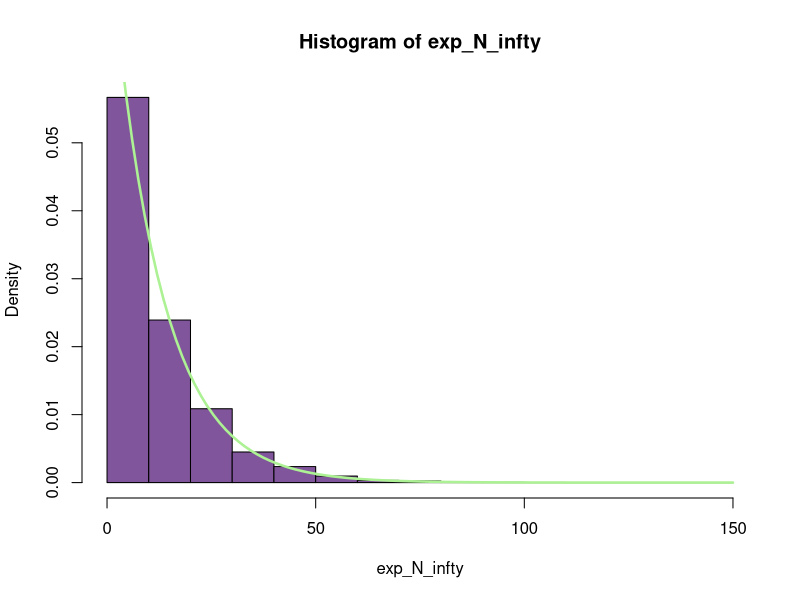
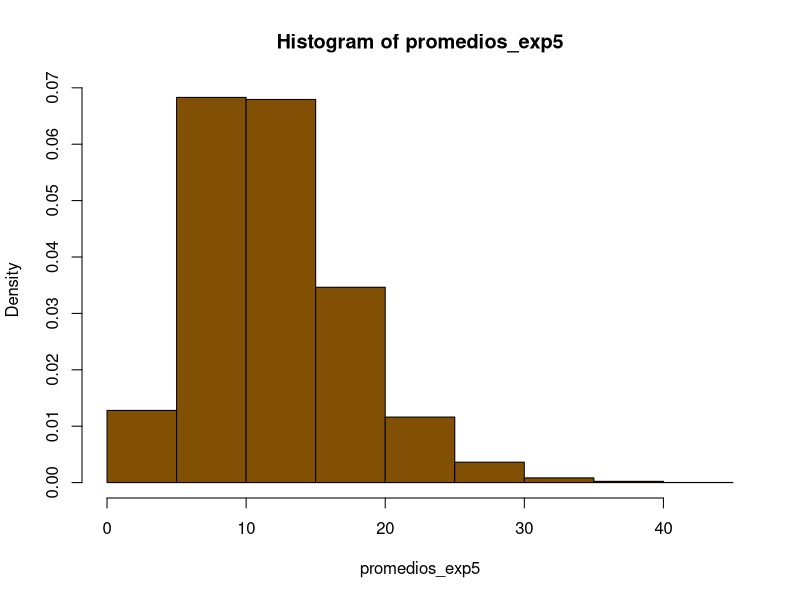
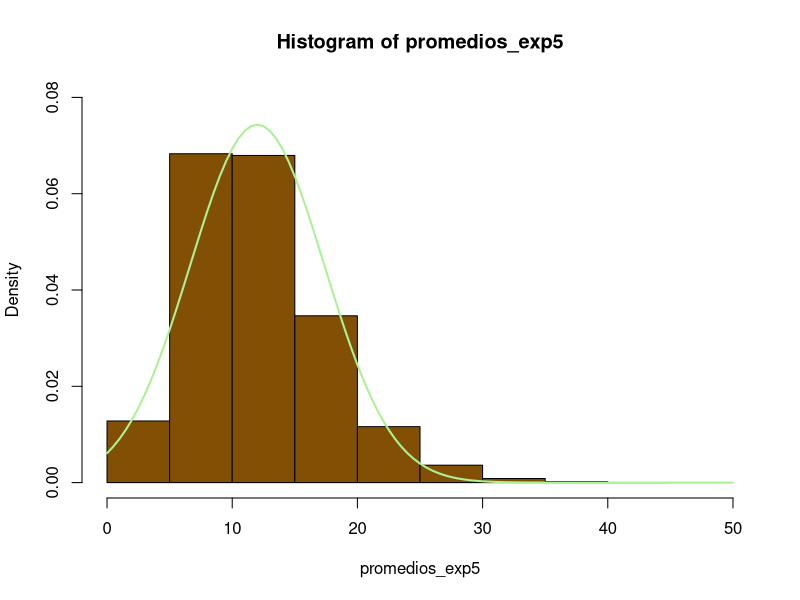
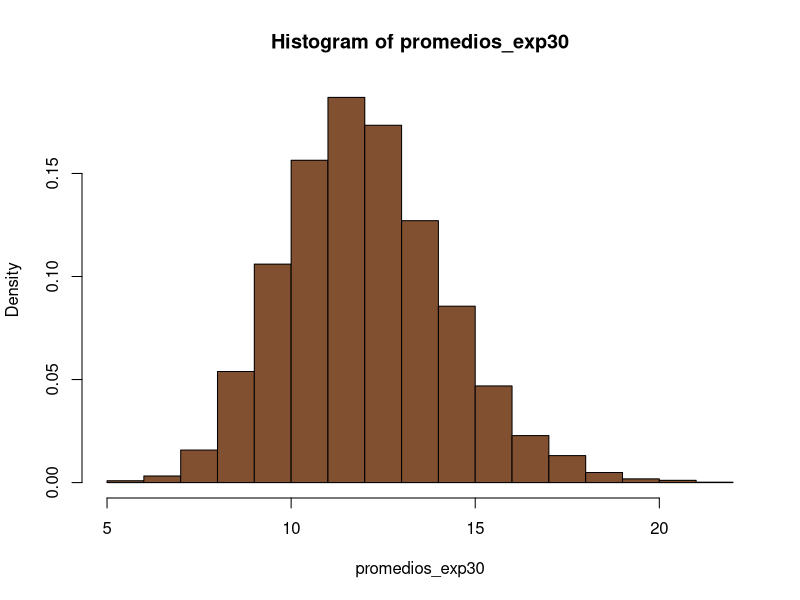
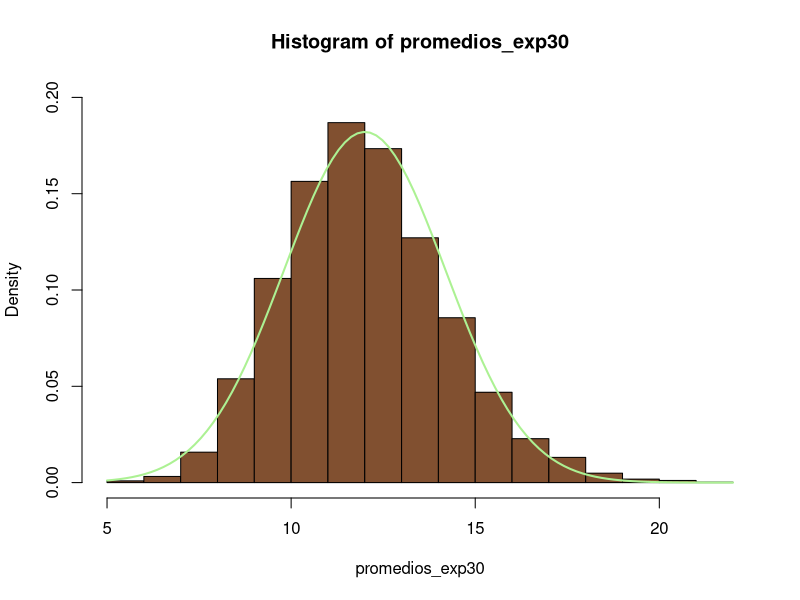
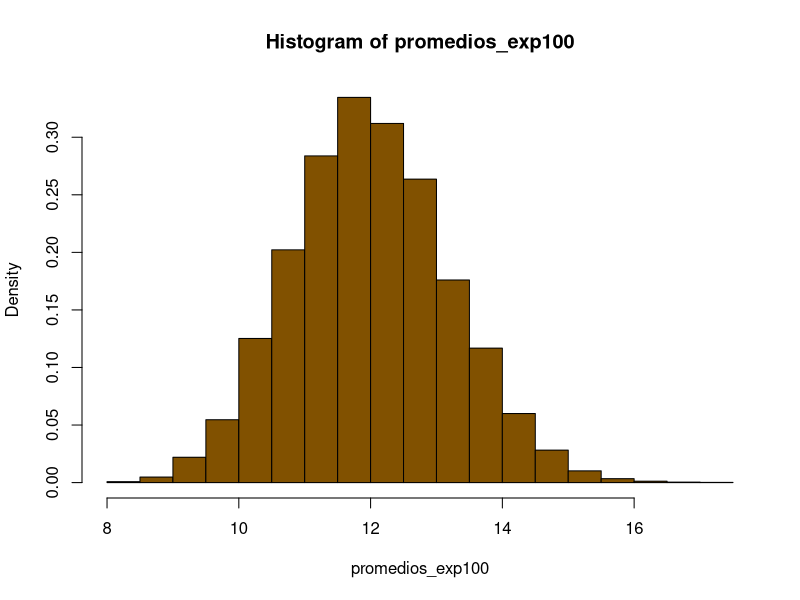
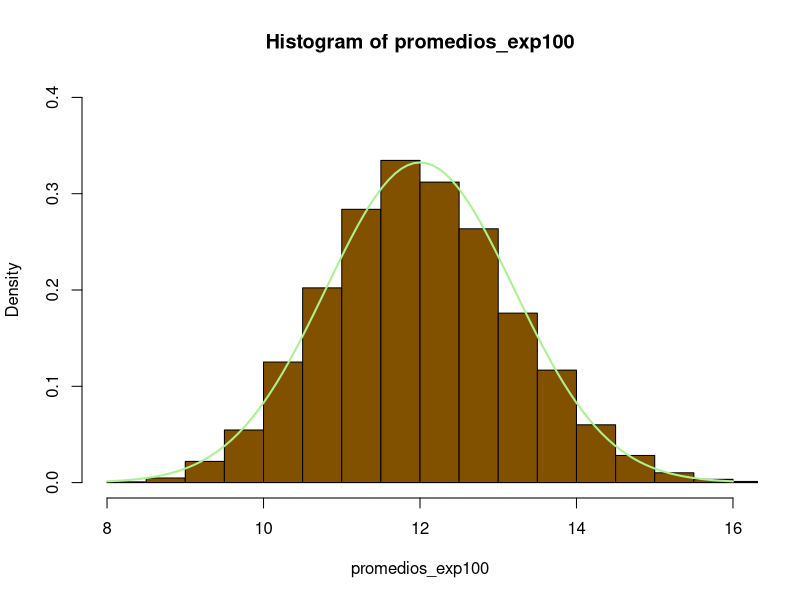
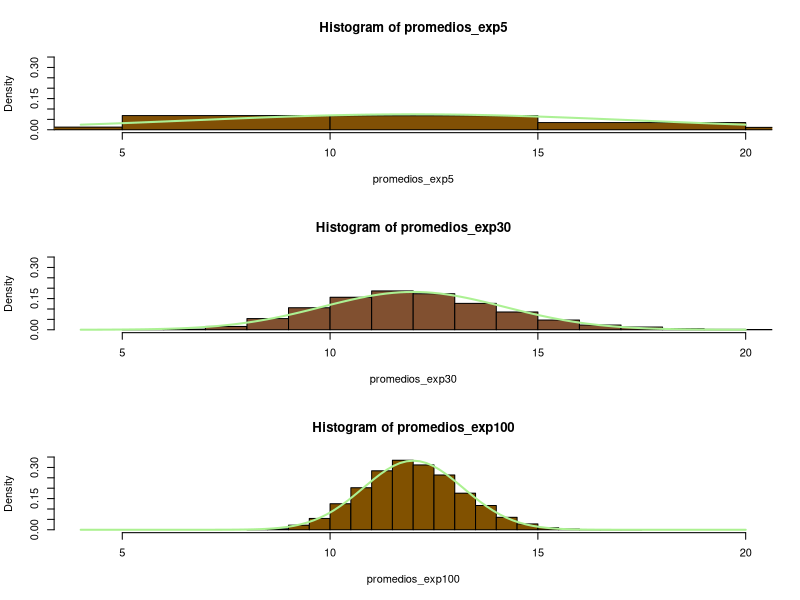

Recreate these plots in R, in order.
## ---- chunk 1
Nrep <- 10000
lambda <- 1/12
exp_N_infty <- rexp(Nrep, rate = lambda)
## ---- chunk 2
mean(exp_N_infty)
var(exp_N_infty)
## ---- chunk 3
hist(exp_N_infty, probability = T, col = "#81559B")
curve(1/12*exp(-(1/12)*x), add=T, col = "#ACF193", lwd = 2.5)
## ---- chunk 4
Nrep <- 10000
lambda <- 1/12

promedios_exp5 = c()
for(i in 1:10000){
  promedios_exp5 <- append(promedios_exp5, mean(rexp(5, rate=lambda)))
}
## ---- chunk 5
hist(promedios_exp5, probability = T, col = "#815005")
## ---- chunk 6
hist(promedios_exp5, probability = T, col = "#815005", ylim = c(0,0.08), xlim = c(0,50))
desvio_5 <- sqrt((1/lambda**2)/5)
curve(dnorm(x, mean = 1/lambda, sd = desvio_5), add = T, col = "#ACF195", lwd=2)
## ---- chunk 7
Nrep <- 10000
lambda <- 1/12

promedios_exp30 = c()
for(i in 1:10000){
  promedios_exp30 <- append(promedios_exp30, mean(rexp(30, rate=lambda)))
}
## ---- chunk 8
hist(promedios_exp30, probability = T, col = "#815030")
## ---- chunk 9
hist(promedios_exp30, probability = T, col = "#815030", ylim = c(0,0.2))
desvio_30 <- sqrt((1/lambda**2)/30)
curve(dnorm(x, mean = 1/lambda, sd = desvio_30), add = T, col = "#ACF193", lwd=2)
## ---- chunk 10
Nrep <- 10000
lambda <- 1/12

promedios_exp100 = c()
for(i in 1:10000){
  promedios_exp100 <- append(promedios_exp100, mean(rexp(100, rate=lambda)))
}
## ---- chunk 11
hist(promedios_exp100, probability = T, col = "#815100")
## ---- chunk 12
hist(promedios_exp100, probability = T, col = "#815100", xlim = c(8,16), ylim = c(0,0.4))
desvio_100 <- sqrt((1/lambda**2)/100)
curve(dnorm(x, mean = 1/lambda, sd = desvio_100), add = T, col = "#ACF191", lwd=2)
## ---- chunk 13
par(mfrow=c(3,1))
hist(promedios_exp5, probability = T, col = "#815005", xlim = c(4,20), ylim = c(0,0.35))
curve(dnorm(x, mean = 1/lambda, sd = desvio_5), add = T, col = "#ACF195", lwd=2)
hist(promedios_exp30, probability = T, col = "#815030", xlim = c(4,20), ylim = c(0,0.35))
curve(dnorm(x, mean = 1/lambda, sd = desvio_30), add = T, col = "#ACF193", lwd=2)
hist(promedios_exp100, probability = T, col = "#815100", xlim = c(4,20), ylim = c(0,0.35))
curve(dnorm(x, mean = 1/lambda, sd = desvio_100), add = T, col = "#ACF191", lwd=2)
## ---- chunk 14
Nrep <- 10000
unif_N_infty <- runif(Nrep, min = 10, max = 14)
## ---- chunk 15
mean(unif_N_infty)
var(unif_N_infty)
## ---- chunk 16
hist(unif_N_infty, probability = T, col = "#3FD023")
curve(dunif(x, min=10, max=14), add=T, col = "#FD47A9", lwd = 2.5)
## ---- chunk 17
Nrep <- 10000

promedios_unif5 = c()
for(i in 1:10000){
  promedios_unif5 <- append(promedios_unif5, mean(runif(5, min=10, max=14)))
}
## ---- chunk 18
hist(promedios_unif5, probability = T, col = "#306005")
## ---- chunk 19
hist(promedios_unif5, probability = T, col = "#306005", ylim = c(0,0.8), xlim = c(10,14))
desvio_5 <- sqrt((16/12)/5)
curve(dnorm(x, mean = 12, sd = desvio_5), add = T, col = "#FD47A9", lwd=2)
## ---- chunk 20
Nrep <- 10000

promedios_unif30 = c()
for(i in 1:10000){
  promedios_unif30 <- append(promedios_unif30, mean(runif(30, min=10, max=14)))
}
## ---- chunk 21
hist(promedios_unif30, probability = T, col = "#306030")
## ---- chunk 22
hist(promedios_unif30, probability = T, col = "#306030", ylim = c(0,2), xlim = c(11,13))
desvio_30 <- sqrt((16/12)/30)
curve(dnorm(x, mean = 12, sd = desvio_30), add = T, col = "#FD47A9", lwd=2)
## ---- chunk 23
Nrep <- 10000

promedios_unif100 = c()
for(i in 1:10000){
  promedios_unif100 <- append(promedios_unif100, mean(runif(100, min=10, max=14)))
}
## ---- chunk 24
hist(promedios_unif100, probability = T, col = "#306100")
## ---- chunk 25
hist(promedios_unif100, probability = T, col = "#306100", ylim = c(0,3.6), xlim = c(11.5,12.5))
desvio_100 <- sqrt((16/12)/100)
curve(dnorm(x, mean = 12, sd = desvio_100), add = T, col = "#FD47A9", lwd=2)
## ---- chunk 26
par(mfrow=c(3,1))
hist(promedios_unif5, probability = T, col = "#306005", ylim = c(0,3.6), xlim = c(11,13))
curve(dnorm(x, mean = 12, sd = desvio_5), add = T, col = "#FD47A9", lwd=2)
hist(promedios_unif30, probability = T, col = "#306030", ylim = c(0,3.6), xlim = c(11,13))
curve(dnorm(x, mean = 12, sd = desvio_30), add = T, col = "#FD47A9", lwd=2)
hist(promedios_unif100, probability = T, col = "#306100", ylim = c(0,3.6), xlim = c(11,13))
curve(dnorm(x, mean = 12, sd = desvio_100), add = T, col = "#FD47A9", lwd=2)
## ---- chunk 27
Nrep <- 10000
norm_N_infty <- rnorm(Nrep, mean = 12, sd = sqrt(4/3))
## ---- chunk 28
mean(norm_N_infty)
var(norm_N_infty)
## ---- chunk 29
hist(norm_N_infty, probability = T, col = "#25BADF")
curve(dnorm(x, mean=12, sd=sqrt(4/3)), add=T, col = "#85C426", lwd = 2.5)
## ---- chunk 30
Nrep <- 10000

promedios_norm5 = c()
for(i in 1:10000){
  promedios_norm5 <- append(promedios_norm5, mean(rnorm(5, mean=12, sd=sqrt(4/3))))
}
## ---- chunk 31
hist(promedios_norm5, probability = T, col = "#25B005")
## ---- chunk 32
hist(promedios_norm5, probability = T, col = "#25B005", ylim = c(0,0.8), xlim = c(10,14))
desvio_5 <- sqrt((4/3)/5)
curve(dnorm(x, mean = 12, sd = desvio_5), add = T, col = "#624C58", lwd=2)
## ---- chunk 33
Nrep <- 10000

promedios_norm30 = c()
for(i in 1:10000){
  promedios_norm30 <- append(promedios_norm30, mean(rnorm(30, mean=12, sd=sqrt(4/3))))
}
## ---- chunk 34
hist(promedios_norm30, probability = T, col = "#25B030")
## ---- chunk 35
hist(promedios_norm30, probability = T, col = "#25B030", ylim = c(0,2), xlim = c(11,13))
desvio_30 <- sqrt((4/3)/30)
curve(dnorm(x, mean = 12, sd = desvio_30), add = T, col = "#624C58", lwd=2)
## ---- chunk 36
Nrep <- 10000

promedios_norm100 = c()
for(i in 1:10000){
  promedios_norm100 <- append(promedios_norm100, mean(rnorm(100, mean=12, sd=sqrt(4/3))))
}
## ---- chunk 37
hist(promedios_norm100, probability = T, col = "#25B100")
## ---- chunk 38
hist(promedios_norm100, probability = T, col = "#25B100", ylim = c(0,3.6), xlim = c(11.5,12.5))
desvio_100 <- sqrt((4/3)/100)
curve(dnorm(x, mean = 12, sd = desvio_100), add = T, col = "#624C58", lwd=2)
## ---- chunk 39
par(mfrow=c(3,1))
hist(promedios_norm5, probability = T, col = "#25B005", ylim = c(0,3.6), xlim = c(11,13))
curve(dnorm(x, mean = 12, sd = desvio_5), add = T, col = "#FD47A9", lwd=2)
hist(promedios_norm30, probability = T, col = "#25B030", ylim = c(0,3.6), xlim = c(11,13))
curve(dnorm(x, mean = 12, sd = desvio_30), add = T, col = "#FD47A9", lwd=2)
hist(promedios_norm100, probability = T, col = "#25B100", ylim = c(0,3.6), xlim = c(11,13))
curve(dnorm(x, mean = 12, sd = desvio_100), add = T, col = "#FD47A9", lwd=2)
